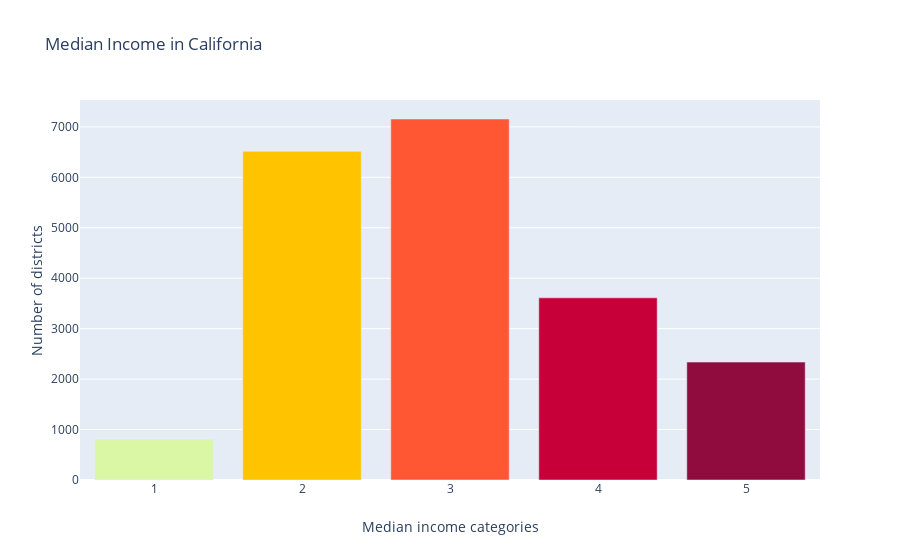

This figure's notebook cell:
### Code cell
# Same thing but with plotly (just because we can and it looks cool)
mydata = [go.Bar(x = income_cats.index,
                 y = income_cats.values,
                 marker = dict(color=['#DAF7A6', '#FFC300', '#FF5733', '#C70039', '#900C3F']))]

mylayout = go.Layout(title = 'Median Income in California',
                     xaxis = dict(title='Median income categories'),
                     yaxis = dict(title='Number of districts'))
    
fig = go.Figure(data=mydata, layout=mylayout)
fig

### Figure 1 — Plotly figure (JSON) as saved in the notebook; plotly's stock layout.template omitted (floating-point values rounded to 4 significant figures)
{"data": [{"marker": {"color": ["#DAF7A6", "#FFC300", "#FF5733", "#C70039", "#900C3F"]}, "type": "bar", "x": [1, 2, 3, 4, 5], "y": [814, 6515, 7156, 3611, 2337]}], "layout": {"title": {"text": "Median Income in California"}, "xaxis": {"title": {"text": "Median income categories"}}, "yaxis": {"title": {"text": "Number of districts"}}}}
